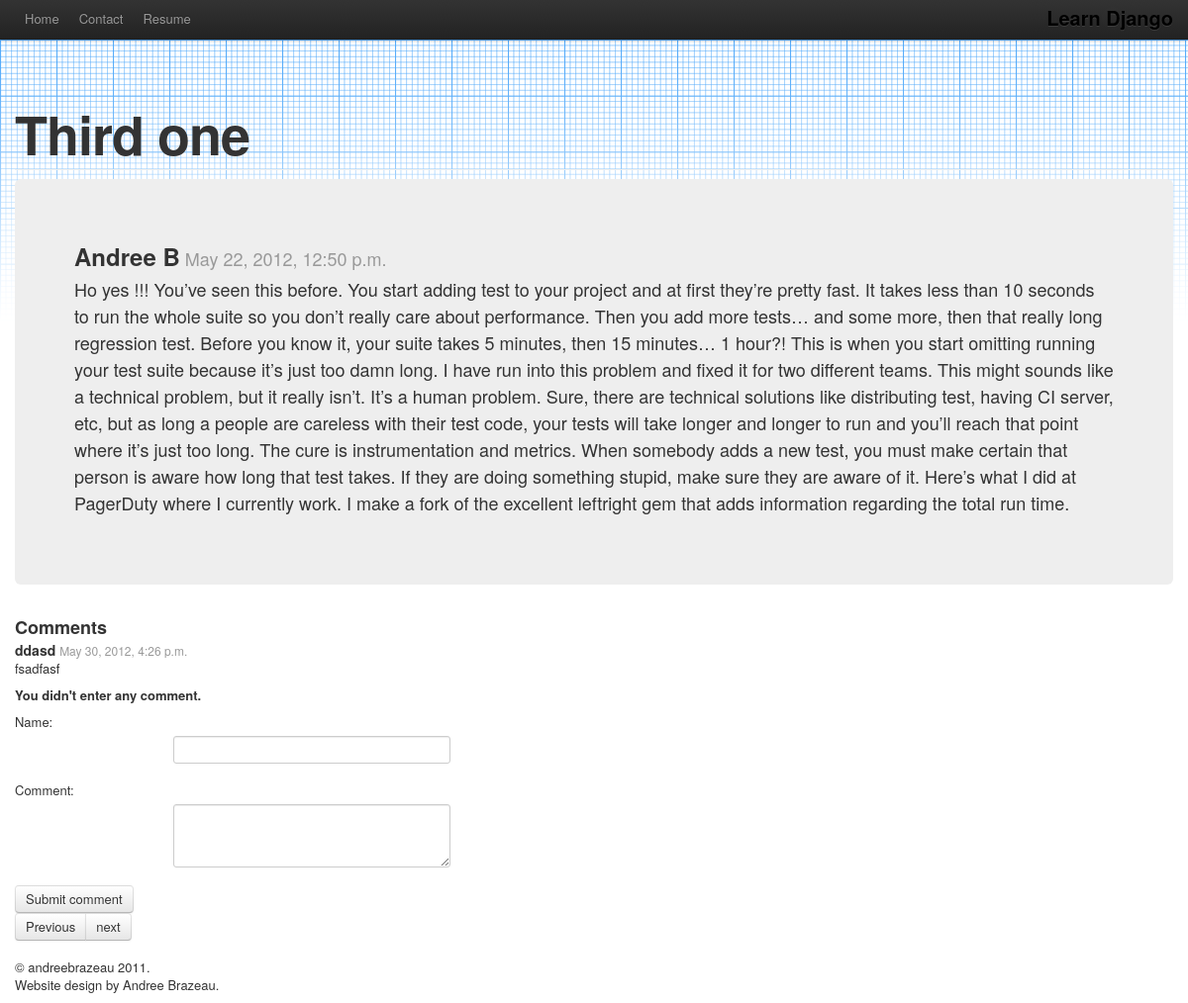
Page /blog/3/ on the committed database.
### blog/models.py (models this page shows, shortened)
class BlogPost(models.Model):
    title = models.CharField (max_length = 256)
    author = models.CharField (max_length = 256)
    body = models.TextField()
    created = models.DateTimeField(auto_now_add=True)
    def next_post(self):
        nextEntries = BlogPost.objects.filter(id__gt=self.id)
        if (len(nextEntries)>0):
            return nextEntries[0].id
        else:
            return None
    def previous_post(self):
        previousEntries = BlogPost.objects.filter(id__lt=self.id).order_by('-id')
        if (len(previousEntries)>0):
            return previousEntries[0].id
        else:
            return None

class Comment (models.Model):
    crated = models.DateTimeField(auto_now_add=True)
    author = models.CharField ('Name',max_length = 256)
    body = models.TextField('Comment')
    post = models.ForeignKey(BlogPost)

### blog/views.py (the view, shortened to what this page needs)
# urls.py: url(r'^blog/(?P<blog_id>\d+)/$', 'blog.views.blog'),
def blog(request, blog_id):
    p = get_object_or_404(BlogPost, pk=blog_id)
    name = request.POST.get('name', None)
    comment = request.POST.get('comment', None)
    if (name == None or comment == None) :
        return render_to_response('blog_post.html', {
            'blog':p,
            'error_message': "You didn't enter any comment.",
            'blogClass' : 'active',
            }, context_instance = RequestContext(request))

### templates/blog_post.html (shortened to what this page needs)
{% extends "base.html" %}
{% block content %}
	<div class="page-header jumbotron subhead">
		<h1 class = "subhead">{{ blog.title }}</h1>
	</div>
	<div class= "hero-unit">
		<h2>{{blog.author}}<small>  {{blog.created}}</small></h2>
		<p>{{ blog.body }}</p>
	</div>
	<div>
		<h3>Comments</h3>
		{% for comment in blog.comment_set.all %}
			<h4>{{comment.author}}  <small>{{comment.crated}}</small></h4>
			<p>{{comment.body}}</p>
		{% endfor %}
	</div>
	{% if error_message %}<p><strong>{{ error_message }}</strong></p>{% endif %}
	<form action="/blog/{{ blog.id }}/" method="post" class ="form-horizontal">
		<fieldset>
			<div class="control-group">
				<label class "control-label" for ="name">Name:</label>
				<div class = "controls">
					<input type="text" class = "input-xlarge" id = "name" name = "name">
				</div>
			</div>
			<div class="control-group">
				<label class "control-label" for = "comment">Comment:</label>
				<div class = "controls">
					<textarea class = "input-xlarge" id = "comment" rows = "3" name = "comment"></textarea>
				</div>
			</div>
			<div class="form-action">
				<button type="submit" class = "btn btn-primery">Submit comment</button>
			</div>
	</form>
	<div class="btn-group">
	{% if blog.previous_post != None %}
		<a class="btn" href="/blog/{{ blog.previous_post }}/">Previous</a>
	{% endif %}
	{% if blog.next_post != None %}
		<a class="btn" href="/blog/{{ blog.next_post }}/">next</a>
	{% endif %}
	</div>
{% endblock %}

### static/css/docs.css (style rules this page uses)
body { position: relative; padding-top: 90px; background-color: #fff; background-image: url(../images/grid.png); background-repeat: repeat-x; background-position: 0 40px; }
.jumbotron { position: relative; }
.jumbotron h1 { margin-bottom: 9px; font-size: 81px; font-weight: bold; letter-spacing: -1px; line-height: 1; }
.subhead { padding-bottom: 0; margin-bottom: 9px; }
.subhead h1 { font-size: 54px; }

### rows in the picture
BlogPost: title "Third one", author "Andree B", created "May 22, 2012, 12:50 p.m.", body "Ho yes !!! You’ve seen this before. You start adding test to your project and at first they’re pretty fast. It takes less than 10 seconds to run the whole suite so you don’t really care about performance. Then you add more tests… and some more, then that really long regression test. Before you know it, your suite takes 5 minutes, then 15 minutes… 1 hour?! This is when you start omitting running your test suite because it’s just too damn long. I have run into this problem and fixed it for two different teams. This might sounds like a technical problem, but it really isn’t. It’s a human problem. Sure, there are technical solutions like distributing test, having CI server, etc, but as long a…"
Comment: author "ddasd", crated "May 30, 2012, 4:26 p.m.", body "fsadfasf"

### other values in the picture
{{ error_message }} "You didn't enter any comment."
